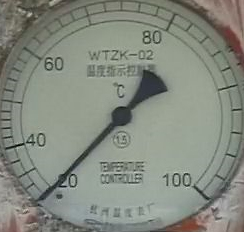
#> input picture template.png, 244 x 232 px
$ python -i MarkZero.py   (imports and definitions only)
#> lines starting #> are read from the running program, lines starting #| are printed output that depends on the picture
# -*- coding: utf-8 -*-
# @Time    : 2020/5/3 15:27
# @Author  : luyekang
# @Email   : glasslucas00@gmail.com
# @File    : meter.py
# @Software: PyCharm

import datetime
import pandas as pd
from random import sample
import cv2
from scipy import stats
import numpy as np
import matplotlib.pyplot as plt
from collections import Counter
import random
from sympy import *
import math


class mential():
    # [107 lines left out: functions get_max_point, distance, ds_ofpoint, findline, angle, get_mode and 1 more, not called in this run]
    # 图表表达


flag = 0
p0 = 0


# [22 lines left out: function markzero, not called in this run]
    # [6 lines of commented-out code are left out]


def cut_pic(path):
    """
    :param pyrMeanShiftFiltering(input, 10, 100) 均值滤波
    :param 霍夫概率圆检测
    :param mask操作提取圆
    :return: 半径，圆心位置

    """
#> called with path = 'template.png'
    input = cv2.imread(path)
#> input is the input picture: shape (232, 244, 3); mean B, G, R 127.2, 137.7, 132.5
    dst = cv2.pyrMeanShiftFiltering(input, 10, 100)
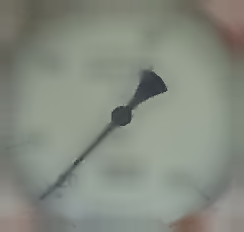
#> dst: shape (232, 244, 3); mean B, G, R 128.4, 138.9, 133.4

    cimage = cv2.cvtColor(dst, cv2.COLOR_BGR2GRAY)

    circles = cv2.HoughCircles(cimage, cv2.HOUGH_GRADIENT, 1, 80, param1=100, param2=20, minRadius=80, maxRadius=0)
#> circles = None
#> (the run stopped early here; a loop or call above may not have finished)
